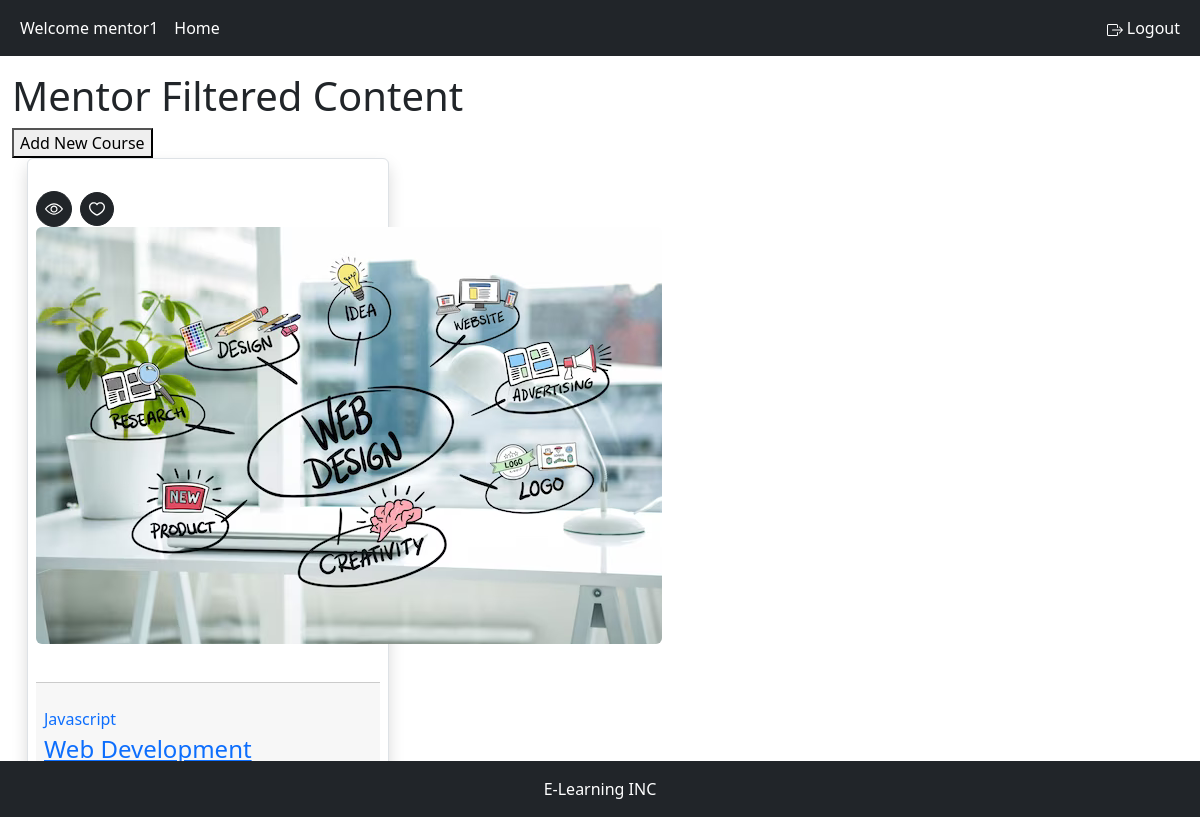
The app's page /content/home/Javascript/ (signed in) with its own data.
### user_account/models.py (models this page shows, shortened)
class User(AbstractBaseUser):
    username = models.CharField(max_length=20, unique=True)
    date_joined = models.DateTimeField(auto_now_add=True)
    last_login = models.DateTimeField(auto_now=True)
    is_admin = models.BooleanField(default=False)
    is_active = models.BooleanField(default=True)
    is_staff = models.BooleanField(default=False)
    is_superuser = models.BooleanField(default=False)
    user_choices = [
        ('STUDENT', 'Student'),
        ('MENTOR', 'Mentor'),
        ('ADMIN', 'Admin')
    ]
    email = models.EmailField(max_length=60, unique=True)
    user_role = models.CharField(max_length=10, choices=user_choices)
    USERNAME_FIELD = 'username'
    REQUIRED_FIELDS = ['email', 'user_role']
    objects = UserManager()

### course/models.py (models this page shows, shortened)
class Course(models.Model):
    STATUS = (
        ('PUBLISH', 'PUBLISH'),
        ('DRAFT', 'DRAFT'),
    )
    featured_image = models.ImageField(upload_to="featured_img/", blank=True)
    video_file = models.FileField(upload_to='videos/', null=True)
    title = models.CharField(max_length=500)
    created_at = models.DateField(auto_now_add=True)
    category = models.ForeignKey(Catogaries, on_delete=models.DO_NOTHING)
    description = models.TextField()
    slug = models.SlugField(default='', max_length=500, null=True, blank=True)
    status = models.CharField(choices=STATUS, max_length=100, null=True)

class Catogaries(models.Model):
    name = models.CharField(max_length=200, null=True)
    category_image = models.ImageField(upload_to="course/", blank=True)
    def __str__(self):
        return(self.name)

### website_content/views.py (the view)
# urls.py: path('<str:name>/', course_detail, name='course_detail'),
def course_detail(request, name):
    if request.method == 'POST':
        form = CourseForm(request.POST, request.FILES)
        if form.is_valid():
            form.save()
    else:
        form = CourseForm()
    filtered_courses = Course.objects.filter(category=Catogaries.objects.get(name=name))
    context = {
        'filtered_courses': filtered_courses,
        'form': form
    }
    if request.user.user_role == 'STUDENT':
        return render(request, 'courses/filtered_course.html', context)
    else:
        return render(request, 'courses/M_filtered.html', context)

### course/templates/courses/M_filtered.html (shortened to what this page needs)
{% extends 'root.html' %} {% block content %}
<body>
    <h1>Mentor Filtered Content</h1>
    <button id="add-course-button"  data-bs-toggle="modal" data-bs-target="#addCategoryModal">Add New Course</button>
  <div
    class="tab-pane fade show active"
    id="pills-all"
    role="tabpanel"
    aria-labelledby="pills-all-tab"
  >
    <div
      class="mx-n4 flickity-button-outset"
      data-flickity='{"pageDots": true, "prevNextButtons": true, "cellAlign": "left", "wrapAround": true, "imagesLoaded": true}'
    >
      {% for i in filtered_courses %}
      <div
        class="col-12 col-md-6 col-xl-4 col-wd-3 pb-4 pb-md-7"
        style="padding-right: 15px; padding-left: 15px"
      >
        <div class="card border shadow p-2 rounded-lg sk-fade">
          <div class="card-zoom position-relative">
            <div class="badge-float sk-fade-top top-0 right-0 mt-4 me-4">
              <a
                href="{{ i.slug }}/"
                class="btn btn-xs btn-dark text-white rounded-circle lift opacity-dot-7 me-1 p-2 d-inline-flex justify-content-center align-items-center w-36 h-36"
              >
              </a>
              <a
                href="{{ i.slug }}/"
                class="btn btn-xs btn-dark text-white rounded-circle lift opacity-dot-7 p-2 d-inline-flex justify-content-center align-items-center w-36 h-36"
              >
              </a>
            </div>
            <a
              href="{{ i.slug }}/"
              class="card-img sk-thumbnail img-ratio-9 d-block"
            >
              <img
                class="rounded shadow-light-lg"
                src="{{i.featured_image.url}}"
                alt="{{i.title}}"
              />
            </a>
            <span
              class="badge sk-fade-bottom badge-lg badge-primary badge-pill badge-float bottom-0 left-0 mb-4 ms-4 fw-bold"
            >
          </div>
          <div class="card-footer px-2 pb-2 mb-1 pt-4 position-relative">
            <a href="{{ i.slug }}/"
              ><span class="mb-1 d-inline-block text-gray-800"
                >{{i.category.name}}</span
              ></a
            >
            <div class="position-relative">
              <a href="{{ i.slug }}/" class="d-block stretched-link"
                ><h4
                  class="line-clamp-2 h-md-48 h-lg-58 me-md-6 me-lg-10 me-xl-4 mb-2"
                >
                  {{i.title}}
                </h4></a
              >
            </div>
          </div>
        </div>
      </div>
      {% endfor %}
    </div>
</body>
{% endblock %}

### templates/snippets/header.html (shortened to what this page needs)
    <nav class="navbar navbar-expand-sm navbar-dark bg-dark fixed-top border-bottom-shadow-sm">
        {% if request.user.is_authenticated %}
        <div class="container-fluid d-flex">
        <ul class="navbar-nav">
            <li class="nav-item"><a class="nav-link disabled" style="color:white">Welcome {{ request.user.username }}</a></li>
            <li class="nav-item"><a class="nav-link" href={% url 'website_content:home' %} style="color:white"> Home</a></li>
        </ul>
        <ul class="navbar-nav">
            <li class="nav-item"><a class="nav-link" href={% url 'user_account:logout' %} style="color:white">
                Logout</a></li>
          </ul>
        </div>
        {% endif %}
      </nav>

### records on screen
User: user.username "mentor1"
Course: featured_image (picture), category.name "Javascript", title "Web Development"
